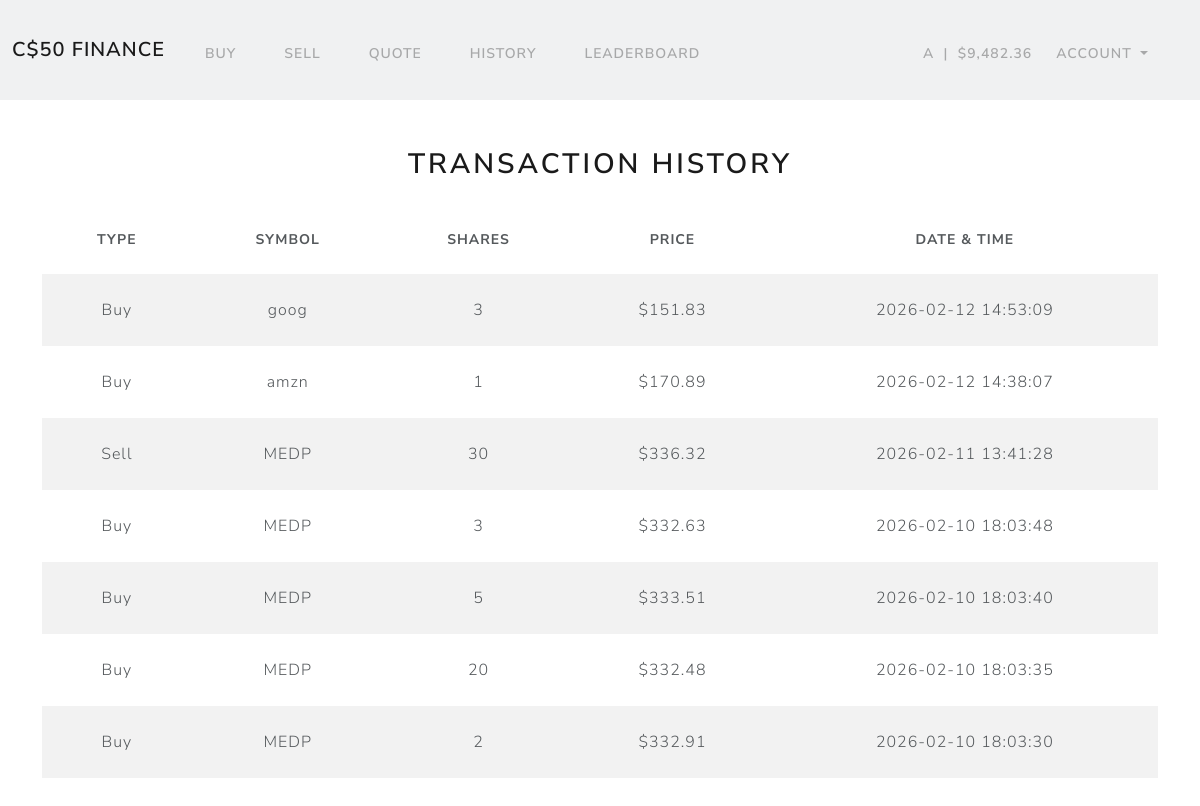
Page /history (signed in) on the committed database.
### tables this page shows
CREATE TABLE users (id INTEGER PRIMARY KEY AUTOINCREMENT NOT NULL, username TEXT NOT NULL, hash TEXT NOT NULL, cash NUMERIC NOT NULL DEFAULT 10000.00);

CREATE TABLE transactions (
    id INTEGER PRIMARY KEY AUTOINCREMENT NOT NULL,
    user_id INTEGER NOT NULL,
    symbol TEXT NOT NULL,
    number_of_shares INTEGER NOT NULL,
    price_per_share NUMERIC NOT NULL,
    timestamp DATETIME DEFAULT CURRENT_TIMESTAMP
);

### app.py (the view)
@app.route("/history")
@login_required
def history():
    transactions = db.execute(
        """
        SELECT symbol,
               number_of_shares,
               price_per_share,
               timestamp
        FROM transactions
        WHERE user_id = ?
        ORDER BY timestamp DESC
        """,
        session["user_id"]
    )
    return render_template("history.html", transactions=transactions)

### app.py (called while the page is built)
@app.after_request
def after_request(response):
    response.headers["Cache-Control"] = "no-cache, no-store, must-revalidate"
    response.headers["Expires"] = 0
    response.headers["Pragma"] = "no-cache"
    return response

@app.context_processor
def inject_user():
    if "user_id" in session:
        user = db.execute(
            "SELECT username, cash FROM users WHERE id = ?",
            session["user_id"]
        )[0]
        return {
            "username": user["username"],
            "cash": user["cash"]
        }
    return {}

### helpers.py (called while the page is built)
def login_required(f):
    @wraps(f)
    def decorated_function(*args, **kwargs):
        if session.get("user_id") is None:
            return redirect("/login")
        return f(*args, **kwargs)
    return decorated_function

def usd(value):
    return f"${value:,.2f}"

### templates/history.html (shortened to what this page needs)
{% extends "layout.html" %}
{% block main %}
<h2 class="mb-4 text-center">Transaction History</h2>
<table class="table table-striped text-center">
    <thead>
        <tr>
            <th>Type</th>
            <th>Symbol</th>
            <th>Shares</th>
            <th>Price</th>
            <th>Date & Time</th>
        </tr>
    </thead>
    <tbody>
        {% for tx in transactions %}
            <tr>
                <td>
                    {% if tx["number_of_shares"] > 0 %}
                        Buy
                    {% else %}
                        Sell
                    {% endif %}
                </td>
                <td>{{ tx["symbol"] }}</td>
                <td>{{ tx["number_of_shares"] | abs }}</td>
                <td>{{ tx["price_per_share"] | usd }}</td>
                <td>{{ tx["timestamp"] }}</td>
            </tr>
        {% endfor %}
    </tbody>
</table>
{% endblock %}

### templates/layout.html (shortened to what this page needs)
<!DOCTYPE html>
<html lang="en">
    <head>
        <link href="https://cdn.jsdelivr.net/npm/bootstrap@5.3.3/dist/css/bootstrap.min.css" rel="stylesheet">
        <link href="/static/styles.css" rel="stylesheet">
    </head>
    <body>
        <nav class="bg-light border navbar navbar-expand-md navbar-light">
            <div class="container-fluid">
                <a class="navbar-brand" href="/"><span class="blue">C</span><span class="red">$</span><span class="yellow">5</span><span class="green">0</span> <span class="red">Finance</span></a>
                <div class="collapse navbar-collapse" id="navbar">
                    {% if session["user_id"] %}
                        <ul class="navbar-nav me-auto mt-2">
                            <li class="nav-item"><a class="nav-link" href="/buy">Buy</a></li>
                            <li class="nav-item"><a class="nav-link" href="/sell">Sell</a></li>
                            <li class="nav-item"><a class="nav-link" href="/quote">Quote</a></li>
                            <li class="nav-item"><a class="nav-link" href="/history">History</a></li>
                            <li class="nav-item"><a class="nav-link" href="/leaderboard">Leaderboard</a></li>
                        </ul>
                        <ul class="navbar-nav ms-auto mt-2 align-items-center">
                            <li class="nav-item me-3">
                                <span class="navbar-text">
                                    {{ username }}&nbsp;&nbsp;|&nbsp;&nbsp;{{ cash | usd }}
                                </span>
                            </li>
                            <li class="nav-item dropdown">
                                <a class="nav-link dropdown-toggle"
                                href="#"
                                id="accountDropdown"
                                role="button"
                                data-bs-toggle="dropdown"
                                aria-expanded="false">
                                    Account
                                </a>
                            </li>
                        </ul>
                    {% else %}
                        <ul class="navbar-nav ms-auto mt-2">
                            <li class="nav-item"><a class="nav-link" href="/register">Register</a></li>
                            <li class="nav-item"><a class="nav-link" href="/login">Log In</a></li>
                        </ul>
                    {% endif %}
                </div>
            </div>
        </nav>
        <main class="container py-5 text-center">
            {% block main %}{% endblock %}
        </main>
    </body>
</html>

### rows in the picture
users: cash "$9,482.36"
transactions: shows "Buy", symbol "goog", number_of_shares|abs "3", price_per_share "$151.83", timestamp "2026-02-12 14:53:09"
transactions: shows "Buy", symbol "amzn", number_of_shares|abs "1", price_per_share "$170.89", timestamp "2026-02-12 14:38:07"
transactions: shows "Sell", symbol "MEDP", number_of_shares|abs "30", price_per_share "$336.32", timestamp "2026-02-11 13:41:28"
transactions: shows "Buy", symbol "MEDP", number_of_shares|abs "3", price_per_share "$332.63", timestamp "2026-02-10 18:03:48"
transactions: shows "Buy", symbol "MEDP", number_of_shares|abs "5", price_per_share "$333.51", timestamp "2026-02-10 18:03:40"
transactions: shows "Buy", symbol "MEDP", number_of_shares|abs "20", price_per_share "$332.48", timestamp "2026-02-10 18:03:35"
transactions: shows "Buy", symbol "MEDP", number_of_shares|abs "2", price_per_share "$332.91", timestamp "2026-02-10 18:03:30"

### other values in the picture
{{ username }} "A"
